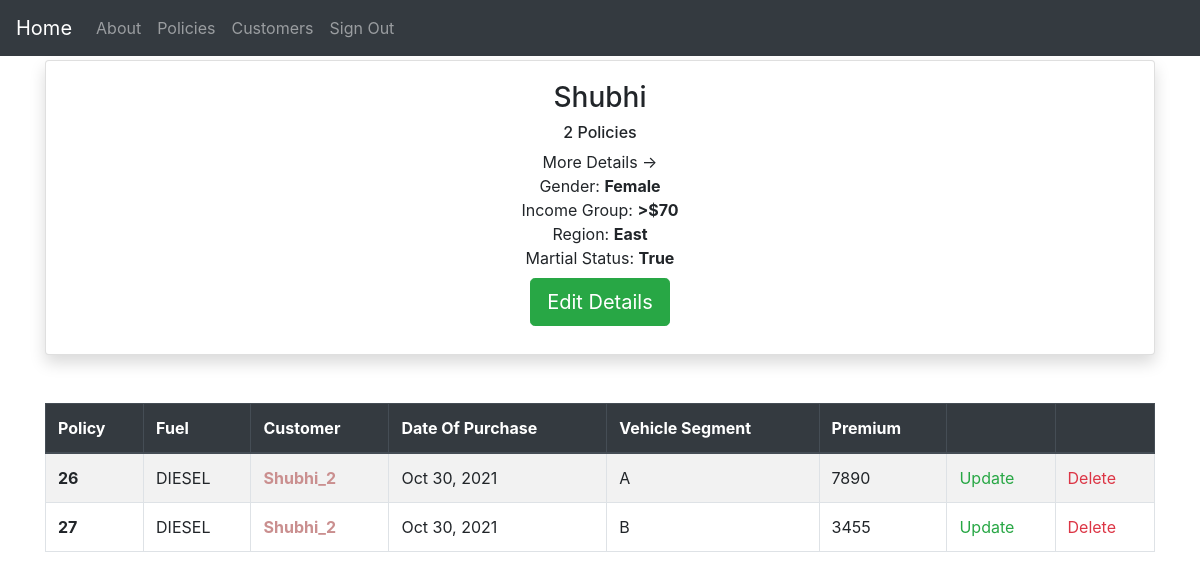
The app's page /customers/2 (signed in) with its own data.
### insurance/base/models.py (models this page shows, shortened)
class BaseModel(models.Model):
    created_at = models.DateTimeField(auto_now_add=True)
    updated_at = models.DateTimeField(auto_now=True)
    class Meta:
        abstract = True

class Customer(BaseModel):
    GENDER_CHOICES = (
        ("Male", "Male"),
        ("Female", "Female"),
        ("Other", "Other"),
    )
    INCOME_CHOICES = (
        ("0-25k", "0-$25k"),
        (">$70", ">$70K"),
        ("$25-$70", "$25-$70K"),
    )
    REGION_CHOICES = (
        ("east", "east"),
        ("west", "west"),
        ("south", "south"),
        ("north", "north"),
    )
    name = models.CharField(max_length=50)
    gender = models.CharField(max_length=50, choices=GENDER_CHOICES)
    income_group = models.CharField(max_length=50, choices=INCOME_CHOICES)
    region = models.CharField(max_length=50, choices=REGION_CHOICES)
    marital_status = models.BooleanField(default=False)
    class Meta:
        verbose_name = "Customer"
        verbose_name_plural = "Customers"
    def __str__(self):
        return f"{self.name}_{self.id}"

class Policy(BaseModel):
    FUEL_CHOICES = (
        ("CNG", "cng"),
        ("DIESEL", "diesel"),
        ("PETROL", "petrol"),
    )
    VEHICLE_SEGMENT = (
        ("A", "A"),
        ("B", "B"),
        ("C", "C"),
    )
    fuel = models.CharField(max_length=50, choices=FUEL_CHOICES)
    customer = models.ForeignKey(
        Customer, related_name="policies", on_delete=models.CASCADE
    )
    vehicle_segment = models.CharField(max_length=50, choices=VEHICLE_SEGMENT)
    premium = models.IntegerField(
        validators=[MinValueValidator(0), MaxValueValidator(100000)]
    )
    class Meta:
        verbose_name = "Policy"
        verbose_name_plural = "Policies"
        ordering = ("created_at",)

### insurance/base/views.py (the view)
# urls.py: path("customers/<str:pk>", view=customer_detail, name="customerDetail"),
@login_required(login_url="account_login")
def customer_detail(request, pk):
    customer = Customer.objects.get(id=pk)
    policies = customer.policies.all()
    context = {
        'customer': customer,
        'policies': policies,
    }
    return render(request, "customer/detail.html", context)

### insurance/utils/context_processors.py (called while the page is built)
def settings_context(_request):
    return {"DEBUG": settings.DEBUG}

### insurance/templates/customer/detail.html (shortened to what this page needs)
{% extends 'base.html' %}
{% block content %}
<div class="card shadow li-3 mb-5 bg-white rounded">
  <div class="card-body text-center ">
    <h3>
      {{customer.name|title}}
    </h3>
    <h6>{{policies.count}} Policies</h6>
    <ul>More Details ->
      <li>Gender: <span class="font-weight-bold"> {{customer.gender|title}}</span></li>
      <li>Income Group: <span class="font-weight-bold">{{customer.income_group}}</span></li>
      <li>Region: <span class="font-weight-bold"> {{customer.region|title}}</span></li>
      <li>Martial Status: <span class="font-weight-bold">{{customer.marital_status|title}}</span></li>
    </ul>
    <a href="{% url 'base:updateCustomer' customer.id %}" class="btn btn-success btn-lg my-2" role="button"
      aria-disabled="true">Edit Details</a>
  </div>
</div>
{% include 'policy/policy_table.html' %}
{% endblock %}

### insurance/templates/policy/policy_table.html (shortened to what this page needs)
<table class="table table-bordered table-striped">
  <thead class="thead-dark">
    <tr>
      <th scope="col"><a href="?order_by=id">Policy</a></th>
      <th scope="col"><a href="?order_by=fuel">Fuel</a></th>
      <th scope="col"><a href="?order_by=customer">Customer</a></th>
      <th scope="col"><a href="?order_by=created_at">Date Of Purchase</a></th>
      <th scope="col"><a href="?order_by=vehicle_segment">Vehicle Segment</a></th>
      <th scope="col"><a href="?order_by=premium">Premium</a></th>
      <th scope="col"></th>
      <th scope="col"></th>
    </tr>
  </thead>
  <tbody>
    {% for policy in policies %}
    <tr>
      <th scope="row">{{ policy.id }}</th>
      <td>{{policy.fuel}}</td>
      <td class="font-weight-bold">
        <a href="{% url 'base:customerDetail' policy.customer.id %}">
          {{policy.customer}}
        </a>
      </td>
      <td>{{policy.created_at | date:"M d, Y" }}</td>
      <td>{{policy.vehicle_segment}}</td>
      <td>{{policy.premium}}</td>
      <td>
        <a href="{% url 'base:updatePolicy' policy.id %}" class="text-success">Update</a>
      </td>
      <td>
        <a href="{% url 'base:deletePolicy' policy.id %}" class="text-danger">Delete</a>
      </td>
    </tr>
    {% endfor %}
  </tbody>
</table>

### insurance/static/css/project.css (style rules this page uses)
a { color: rgb(202, 143, 143); text-decoration: none; transition: all 0.5s; }

### insurance/templates/customer/detail.html (style rules this page uses)
ul { list-style-type: none; margin: 0; padding: 0; }

### insurance/templates/policy/policy_table.html (style rules this page uses)
th>a { color: white; }

### records on screen
Customer: name "Shubhi", count "2", gender "Female", income_group ">$70", region "East", marital_status "True"
Policy: id "26", fuel "DIESEL", customer "Shubhi_2", created_at "Oct 30, 2021", vehicle_segment "A", premium "7890"
Policy: id "27", fuel "DIESEL", customer "Shubhi_2", created_at "Oct 30, 2021", vehicle_segment "B", premium "3455"
